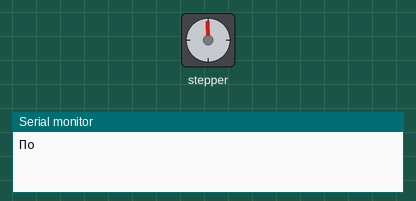
This sketch was run on a simulated Arduino Uno, built with avr-gcc and run on an emulated ATmega328P. On the bench: stepper motor, the last lines printed to the serial monitor. Stepper angles assume 4075 steps per turn.

Above: at 0.05 s.
At 2.3 s:
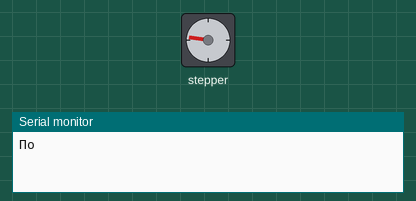
At 4.6 s:
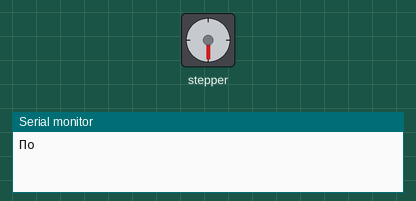
At 9.2 s:
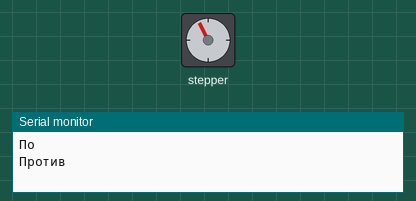
Timing chart, 0 to 12.5 s (numbered marks = the images above):
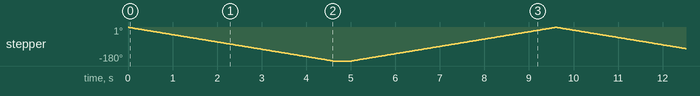

The sketch:

stepper.ino
```cpp
#include <CustomStepper.h>
CustomStepper stepper(8, 9, 10, 11);

int steppermode;  // Stepper mode
long steppertimer;  // Instead delay (more performance)

void setup()  {
  Serial.begin(9600);
  stepper.setRPM(12);
  stepper.setSPR(4075.7728395);
}

void loop() {
indexstepper(180, true);  // Clockwise
  if (millis() - steppertimer >= 5000) {  // Wait 5s
    steppertimer = millis();
    indexstepper(180, false);  // СounterClockwise
  }
}

void indexstepper(int tangaz, int mode)  {
  if (stepper.isDone() && steppermode == false && mode == true) {
    stepper.setDirection(CCW);
    stepper.rotateDegrees(tangaz);
    steppermode = true;
    Serial.println("По");
  }
  else if (stepper.isDone() && steppermode == true && mode == false)  {
    stepper.setDirection(CW);
    stepper.rotateDegrees(tangaz);
    steppermode = false;
    Serial.println("Против");
  }
  stepper.run();
}
```

Measured:
- by itself, stepper: turns 180° counter-clockwise in 4.6 s, then 179° clockwise in 4.6 s, repeating every 9.6 s
